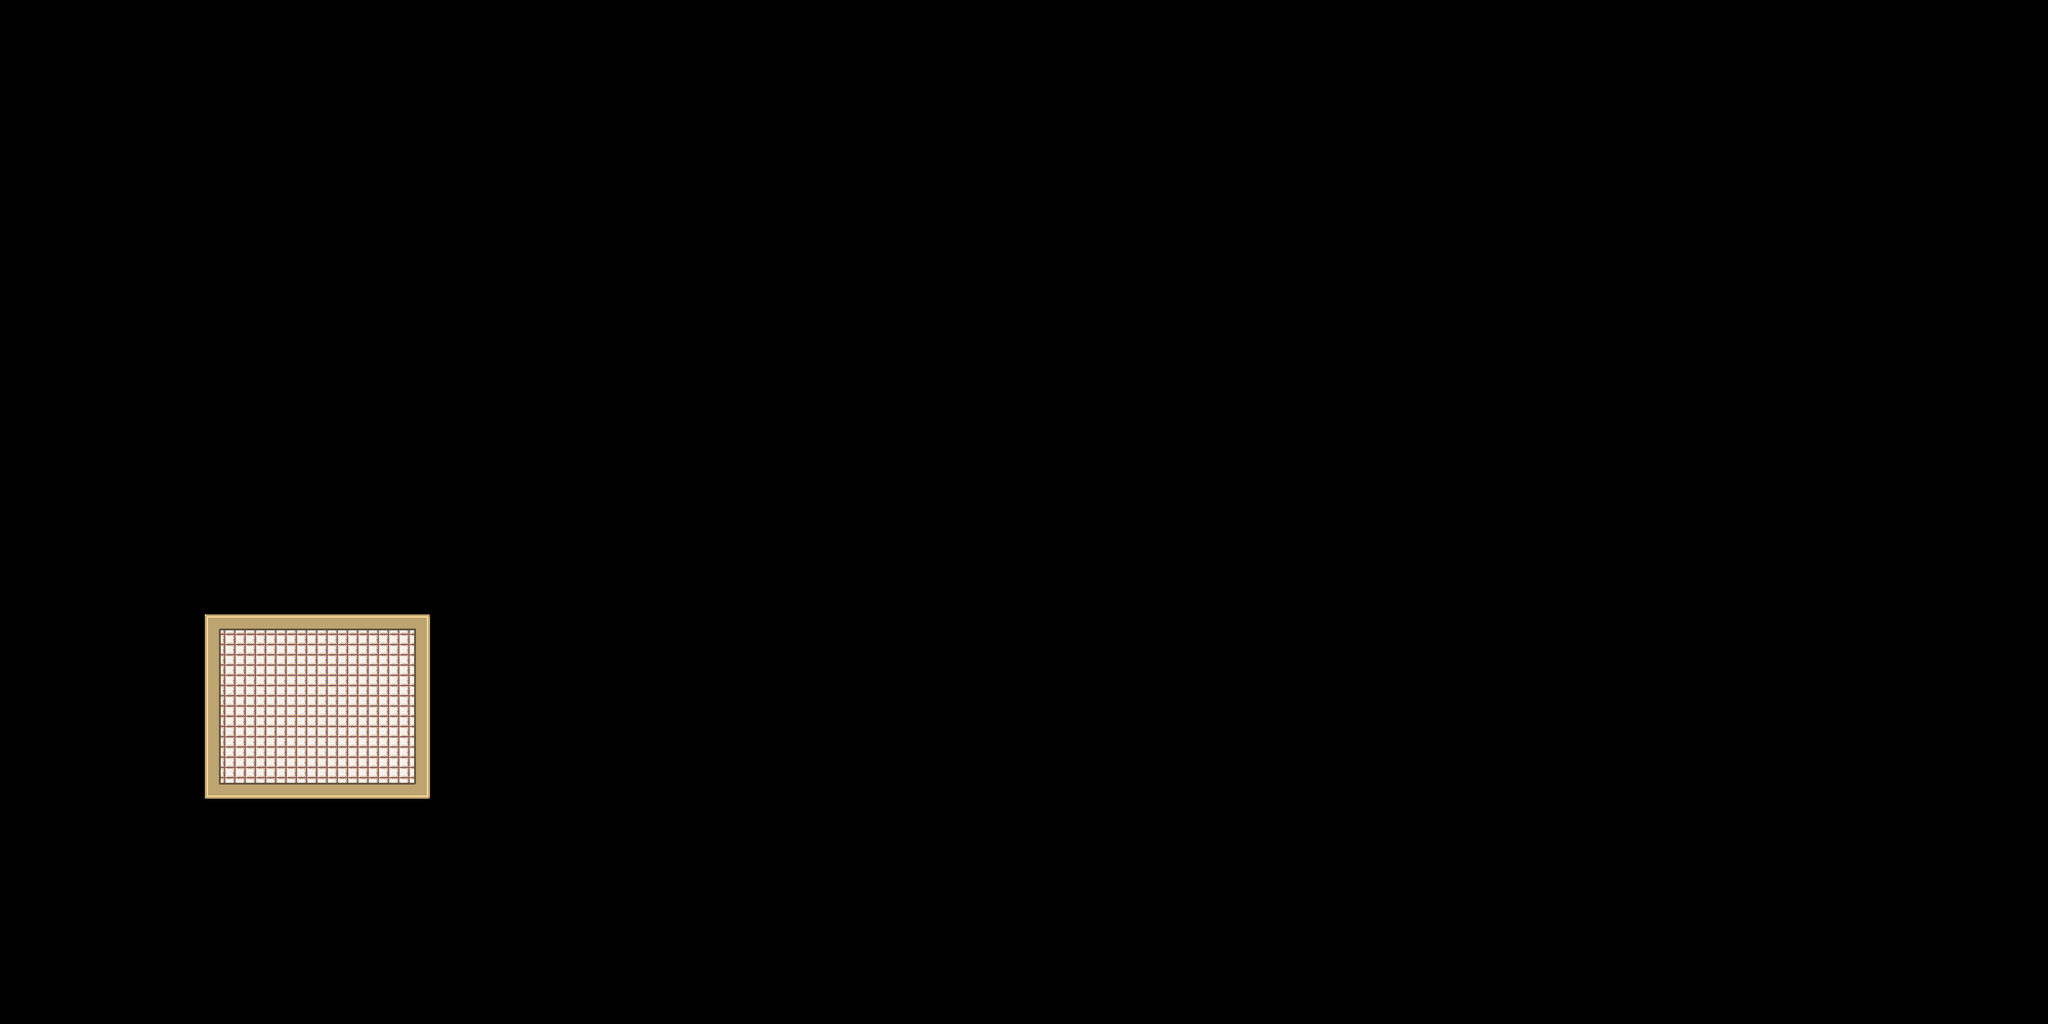

Tiled map render using the project's own tile images. Description and the map definition, with tile-layer contents summarised, below:
An orthogonal 100x50 tile map with 32x32 px tiles, 2 tile layers (BGTiles, MapTiles) and 6 objects.

<map version="1.0" orientation="orthogonal" renderorder="right-down" width="100" height="50" tilewidth="32" tileheight="32" nextobjectid="12">
 <tileset firstgid="1" name="test" tilewidth="32" tileheight="32" tilecount="640" columns="20">
  <image source="Tilesheet/test.png" width="640" height="1024" />
 </tileset>
 <objectgroup name="working1.png" />
 <layer name="BGTiles" width="100" height="50">
  <data>[5000 cells, 5000 non-empty, 5 distinct tile ids]</data>
 </layer>
 <layer name="MapTiles" width="100" height="50">
  <data>[5000 cells, 36 non-empty, 8 distinct tile ids]</data>
 </layer>
 <objectgroup name="Collisions">
  <object id="5" x="288" y="1223" width="415" height="61" />
  <object id="7" x="649" y="983" width="58" height="238" />
  <object id="8" x="287" y="929" width="56" height="291" />
  <object id="9" x="346" y="929" width="361" height="52" />
 </objectgroup>
 <objectgroup name="SpawnPoint">
  <object id="1" x="399.5" y="1146.5" />
 </objectgroup>
 <objectgroup name="Candy">
  <object id="11" x="604" y="1156" />
 </objectgroup>
</map>
